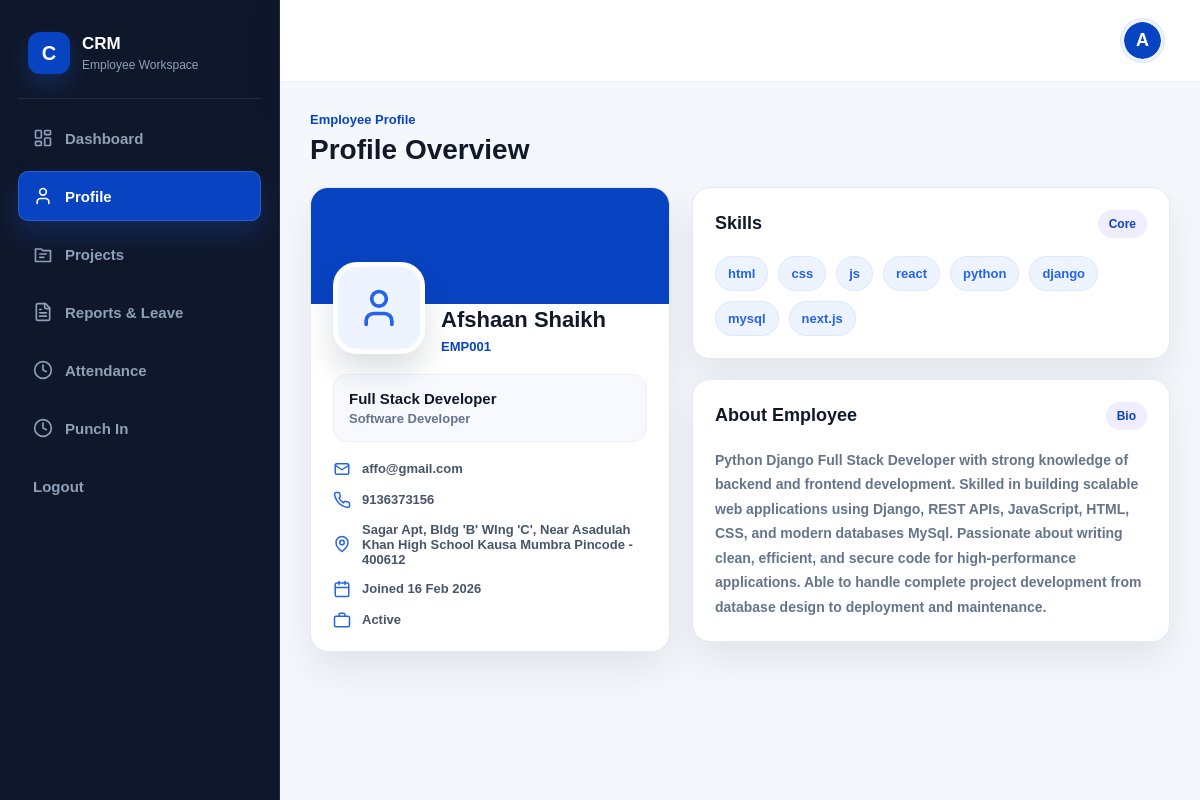
The page /dashboard/employee/profile/ (signed in) on the database its author committed.
### employees/models.py (models this page shows, shortened)
class Employee(models.Model):
    EMPLOYMENT_STATUS = [
        ("ACTIVE",   "Active"),
        ("INACTIVE", "Inactive"),
        ("RESIGNED", "Resigned"),
    ]
    user = models.OneToOneField(
        User,
        on_delete=models.CASCADE,
        related_name="employee_profile"
    )
    first_name        = models.CharField(max_length=100)
    last_name         = models.CharField(max_length=100)
    phone             = models.CharField(max_length=15, unique=True)
    profile_image     = models.ImageField(upload_to="profiles/", null=True, blank=True)
    address           = models.TextField(blank=True)
    date_of_birth     = models.DateField(null=True, blank=True)
    emergency_contact = models.CharField(max_length=15, blank=True)
    bio = models.TextField(blank=True, null=True)
    skills = models.JSONField(default=list, blank=True)
    employee_code     = models.CharField(max_length=20, unique=True, blank=True)
    employment_status = models.CharField(max_length=20, choices=EMPLOYMENT_STATUS, default="ACTIVE")
    department        = models.ForeignKey(
        Department,
        on_delete=models.SET_NULL,
        null=True, blank=True,
        related_name="employees"
    )
    designation       = models.ForeignKey(
        Designation,
        on_delete=models.SET_NULL,
        null=True, blank=True,
        related_name="employees"
    )
    joining_date      = models.DateField()
    bank_account = models.CharField(max_length=50, blank=True)
    bank_name     = models.CharField(max_length=100, blank=True)
    salary            = models.DecimalField(max_digits=10, decimal_places=2)
    created_at        = models.DateTimeField(auto_now_add=True)
    updated_at        = models.DateTimeField(auto_now=True)
    @property
    def email(self):
        return self.user.email
    @property
    def full_name(self):
        return f"{self.first_name} {self.last_name}"

class Designation(models.Model):
    title      = models.CharField(max_length=100, unique=True)
    department = models.ForeignKey(
        Department,
        on_delete=models.SET_NULL,
        null=True, blank=True,
        related_name="designations"
    )
    created_at = models.DateTimeField(auto_now_add=True)
    def __str__(self):
        return self.title

class Department(models.Model):
    name       = models.CharField(max_length=100, unique=True)
    created_at = models.DateTimeField(auto_now_add=True)
    def __str__(self):
        return self.name

### accounts/models.py (models this page shows, shortened)
class User(AbstractBaseUser, PermissionsMixin):
    ROLE_CHOICES = [
        ("admin",    "Admin"),
        ("hr",       "HR"),
        ("manager",  "Manager"),
        ("employee", "Employee"),
    ]
    email      = models.EmailField(unique=True)
    role       = models.CharField(max_length=20, choices=ROLE_CHOICES, default="employee")
    is_active  = models.BooleanField(default=True)
    is_staff   = models.BooleanField(default=False)
    created_at = models.DateTimeField(auto_now_add=True)
    updated_at = models.DateTimeField(auto_now=True)
    objects = UserManager()
    USERNAME_FIELD  = "email"
    REQUIRED_FIELDS = []

### dashboard/views.py (the view)
@role_required("employee")
def employee_profile(request):
    employee = get_object_or_404(Employee, user=request.user)
    return render(request, "employee/profile.html", {"employee": employee})

### accounts/utils.py (called while the page is built)
def is_mobile_device(request):
    user_agent = request.META.get('HTTP_USER_AGENT', '').lower()
    mobile_keywords = [
        'android', 'iphone', 'ipad', 'ipod', 'blackberry',
        'windows phone', 'opera mini', 'mobile', 'webos',
        'iemobile', 'silk'
    ]
    for keyword in mobile_keywords:
        if keyword in user_agent:
            return True
    return False

### dashboard/views.py (called while the page is built)
def role_required(*allowed_roles):
    def decorator(view_func):
        @login_required
        @wraps(view_func)
        def wrapper(request, *args, **kwargs):
            if request.user.role not in allowed_roles:
                raise PermissionDenied
            return view_func(request, *args, **kwargs)
        return wrapper
    return decorator

### dashboard/templates/employee/profile.html (shortened to what this page needs)
{% extends "employee/base.html" %}
{% load static %}
{% block content %}
<div class="employee-layout">
  <aside class="empsidebar">
    <div class="sidebar-brand">
      <div class="brand-mark">C</div>
      <div>
        <h2>CRM</h2>
        <p>Employee Workspace</p>
      </div>
    </div>
    <ul class="sidebar-menu">
      <li class="{% if request.resolver_match.url_name == 'employee_dashboard' %}active{% endif %}">
        <a href="{% url 'dashboard:employee_dashboard' %}">
          <span>Dashboard</span>
        </a>
      </li>
      <li class="{% if request.resolver_match.url_name == 'employee_profile' %}active{% endif %}">
        <a href="{% url 'dashboard:employee_profile' %}">
          <svg width="20" height="20" viewBox="0 0 24 24" fill="none" stroke="currentColor" stroke-width="2" stroke-linecap="round" stroke-linejoin="round">
            <path d="M19 21v-2a4 4 0 0 0-4-4H9a4 4 0 0 0-4 4v2" />
            <circle cx="12" cy="7" r="4" />
          </svg>
          <span>Profile</span>
        </a>
      </li>
      <li class="{% if request.resolver_match.url_name == 'employee_projects' %}active{% endif %}">
        <a href="{% url 'dashboard:employee_projects' %}">
          <svg width="20" height="20" viewBox="0 0 24 24" fill="none" stroke="currentColor" stroke-width="2" stroke-linecap="round" stroke-linejoin="round">
            <path d="M10 6H3v15h18V8h-9l-2-2z" />
            <path d="M8 12h8" />
            <path d="M8 16h5" />
          </svg>
          <span>Projects</span>
        </a>
      </li>
      <li class="{% if request.resolver_match.url_name == 'employee_reports' %}active{% endif %}">
        <a href="{% url 'dashboard:employee_reports' %}">
          <span>Reports & Leave</span>
        </a>
      </li>
      <li class="{% if request.resolver_match.url_name == 'employee_attendance' %}active{% endif %}">
        <a href="{% url 'dashboard:employee_attendance' %}">
          <svg width="20" height="20" viewBox="0 0 24 24" fill="none" stroke="currentColor" stroke-width="2" stroke-linecap="round" stroke-linejoin="round">
            <circle cx="12" cy="12" r="10" />
            <polyline points="12 6 12 12 16 14" />
          </svg>
          <span>Attendance</span>
        </a>
      </li>
      <li class="{% if request.resolver_match.url_name == 'employee_punchin' %}active{% endif %}">
        <a href="{% url 'dashboard:employee_punchin' %}">
          <svg width="20" height="20" viewBox="0 0 24 24" fill="none" stroke="currentColor" stroke-width="2" stroke-linecap="round" stroke-linejoin="round">
            <circle cx="12" cy="12" r="10" />
            <polyline points="12 6 12 12 16 14" />
          </svg>
          <span>Punch In</span>
        </a>
      </li>
      <li>
        <form method="post" action="{% url 'logout' %}" class="sidebar-logout-form">
          <button type="submit">
            <span>Logout</span>
          </button>
        </form>
      </li>
    </ul>
  </aside>
  <div class="employee-main">
    <header class="myheader">
      <div>
        <ul class="header-right">
          <li class="header-avatar">
            <a href="{% url 'dashboard:employee_profile' %}">
              {% if employee.profile_image %}
                <img src="{{ employee.profile_image.url }}" alt="Profile" />
              {% else %}
                <span class="avatar-fallback">{{ employee.first_name|first|default:"P" }}</span>
              {% endif %}
            </a>
          </li>
        </ul>
      </div>
    </header>
    <main class="employee-content">
      <section class="profile-section">
        <div class="section-topbar">
          <div>
            <p class="section-kicker">Employee Profile</p>
            <h2>Profile Overview</h2>
          </div>
        </div>
        <div class="profile-grid">
          <article class="employee-profile-card">
            <div class="profile-cover"></div>
            <div class="profile-main">
              <div class="profile-photo">
                {% if employee.profile_image %}
                  <img src="{{ employee.profile_image.url }}" alt="{{ employee.full_name }}" />
                {% else %}
                  <svg width="44" height="44" viewBox="0 0 24 24" fill="none" stroke="currentColor" stroke-width="2" stroke-linecap="round" stroke-linejoin="round">
                    <path d="M19 21v-2a4 4 0 0 0-4-4H9a4 4 0 0 0-4 4v2" />
                    <circle cx="12" cy="7" r="4" />
                  </svg>
                {% endif %}
              </div>
              <div>
                <h3>{{ employee.full_name }}</h3>
                <p>{{ employee.employee_code }}</p>
              </div>
            </div>
            <div class="profile-role">
              <span>{{ employee.designation }}</span>
              <strong>{{ employee.department }}</strong>
            </div>
            <div class="profile-info-list">
              <div>
                <svg width="18" height="18" viewBox="0 0 24 24" fill="none" stroke="currentColor" stroke-width="2" stroke-linecap="round" stroke-linejoin="round">
                  <rect x="3" y="5" width="18" height="14" rx="2" />
                  <path d="M3 7l9 6 9-6" />
                </svg>
                <span>{{ employee.email }}</span>
              </div>
              <div>
                <span>{{ employee.phone }}</span>
              </div>
              <div>
                <svg width="18" height="18" viewBox="0 0 24 24" fill="none" stroke="currentColor" stroke-width="2" stroke-linecap="round" stroke-linejoin="round">
                  <path d="M20 10c0 6-8 12-8 12S4 16 4 10a8 8 0 1 1 16 0z" />
                  <circle cx="12" cy="10" r="3" />
                </svg>
                <span>{{ employee.address|default:"Location not added" }}</span>
              </div>
              <div>
                <svg width="18" height="18" viewBox="0 0 24 24" fill="none" stroke="currentColor" stroke-width="2" stroke-linecap="round" stroke-linejoin="round">
                  <path d="M8 2v4" />
                  <path d="M16 2v4" />
                  <rect width="18" height="18" x="3" y="4" rx="2" />
                  <path d="M3 10h18" />
                </svg>
                <span>Joined {{ employee.joining_date|date:"d M Y" }}</span>
              </div>
              <div>
                <svg width="18" height="18" viewBox="0 0 24 24" fill="none" stroke="currentColor" stroke-width="2" stroke-linecap="round" stroke-linejoin="round">
                  <rect width="20" height="14" x="2" y="7" rx="2" />
                  <path d="M16 7V5a2 2 0 0 0-2-2h-4a2 2 0 0 0-2 2v2" />
                </svg>
                <span>{{ employee.get_employment_status_display }}</span>
              </div>
            </div>
          </article>
          <div class="profile-side">
            <article class="profile-panel">
              <div class="form-heading">
                <h3>Skills</h3>
                <span>Core</span>
              </div>
              <div class="skill-list">
                {% for skill in employee.skills %}
                  <span>{{ skill }}</span>
                {% empty %}
                  <span>No skills added</span>
                {% endfor %}
              </div>
            </article>
            <article class="profile-panel">
              <div class="form-heading">
                <h3>About Employee</h3>
                <span>Bio</span>
              </div>
              <p class="about-text">{{ employee.bio }}</p>
            </article>
          </div>
        </div>
      </section>
    </main>
  </div>
</div>
{% endblock %}

### rows shown on the page
Employee: first_name|first "A", full_name "Afshaan Shaikh", employee_code "EMP001", designation "Full Stack Developer", department "Software Developer", email "affo@gmail.com", phone "9136373156", address "Sagar Apt, Bldg 'B' WIng 'C', Near Asadulah Khan High School Kausa Mumbra Pincode - 400612", joining_date "16 Feb 2026", employment_status "Active", bio "Python Django Full Stack Developer with strong knowledge of backend and frontend development. Skilled in building scalable web applications using Django, REST APIs, JavaScript, HTML, CSS, and modern databases MySql. Passionate about writing clean, efficient, and secure code for high-performance applications. Able to handle complete project development from database design to deployment and maintenance."

### other values the page prints
{{ skill }} "html" "css" "js" "react" "python" "django" "mysql" "next.js"
